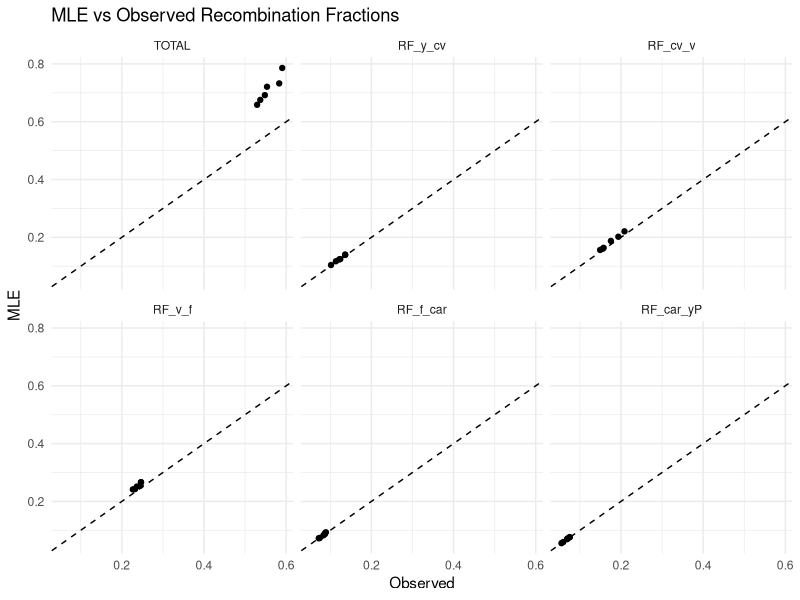
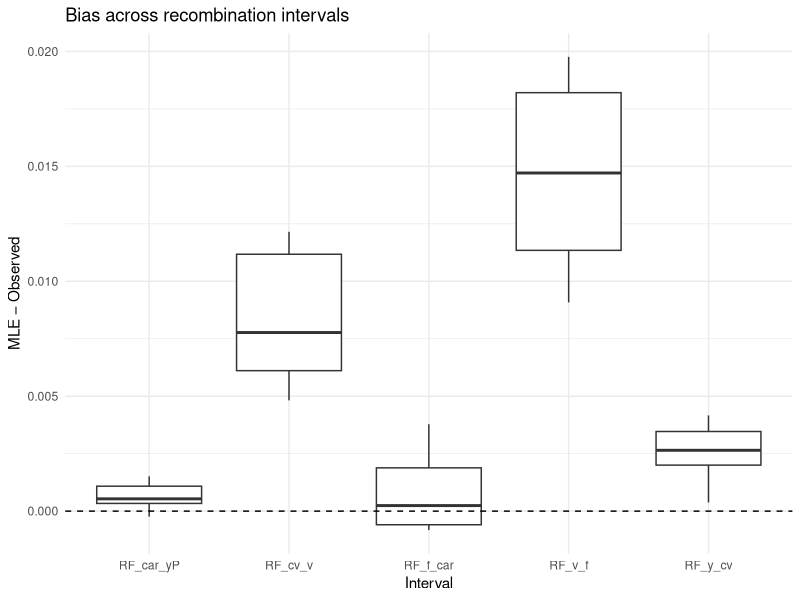

Here is the R script that generated these plots, in order:
# -------------------------------
# Libraries
# -------------------------------
library(readr)
library(dplyr)
library(tidyr)
library(ggplot2)

# -------------------------------
# Set working directory + load data
# -------------------------------
setwd("~/GitHub/Caloric-Density-and-Recombination/Summaries and Outputs/3")

df_cleaned <- read_csv("df_cleaned.csv")
df_RecombinationFrequency <- read_csv("df_RecombinationFrequency.csv")

# -------------------------------
# Scale correction (MLE dataset)
# -------------------------------
df_cleaned <- df_cleaned %>%
  mutate(recombination_fractions = recombination_fractions / 100)

# -------------------------------
# Rename MLE interval columns
# -------------------------------
df_cleaned2 <- df_cleaned %>%
  rename(
    RF_y_cv   = MLE_x5,
    RF_cv_v   = MLE_x4,
    RF_v_f    = MLE_x3,
    RF_f_car  = MLE_x2,
    RF_car_yP = MLE_x1
  )

# -------------------------------
# Long format (intervals)
# -------------------------------
df_cleaned_long <- df_cleaned2 %>%
  pivot_longer(starts_with("RF_"),
               names_to = "interval",
               values_to = "MLE_value")

df_RF_long <- df_RecombinationFrequency %>%
  pivot_longer(starts_with("RF_"),
               names_to = "interval",
               values_to = "Observed_value")

# -------------------------------
# Merge datasets
# -------------------------------
df_merged <- df_cleaned_long %>%
  inner_join(df_RF_long,
             by = c("experiment", "vialID", "Brood", "Diet", "GB", "People", "interval")) %>%
  mutate(genotype_diet = paste0(GB, "_", Diet))

# -------------------------------
# Order intervals
# -------------------------------
df_merged$interval <- factor(
  df_merged$interval,
  levels = c("RF_y_cv", "RF_cv_v", "RF_v_f", "RF_f_car", "RF_car_yP")
)

# -------------------------------
# Interval differences
# -------------------------------
df_intervals <- df_merged %>%
  mutate(diff = MLE_value - Observed_value) %>%
  group_by(genotype_diet, interval) %>%
  summarise(diff = mean(diff, na.rm = TRUE), .groups = "drop")

# -------------------------------
# Total recombination difference
# -------------------------------
df_total <- df_cleaned %>%
  select(experiment, vialID, Brood, Diet, GB, People, recombination_fractions) %>%
  rename(MLE_total = recombination_fractions) %>%
  inner_join(
    df_RecombinationFrequency %>%
      select(experiment, vialID, Brood, Diet, GB, People, recombination_fractions) %>%
      rename(Observed_total = recombination_fractions),
    by = c("experiment", "vialID", "Brood", "Diet", "GB", "People")
  ) %>%
  mutate(total_diff = MLE_total - Observed_total,
         genotype_diet = paste0(GB, "_", Diet)) %>%
  group_by(genotype_diet) %>%
  summarise(total_diff = mean(total_diff, na.rm = TRUE), .groups = "drop")

# -------------------------------
# Table: interval differences
# -------------------------------
table_intervals <- df_intervals %>%
  pivot_wider(names_from = interval, values_from = diff)

# -------------------------------
# Final table
# -------------------------------
final_table <- df_total %>%
  left_join(table_intervals, by = "genotype_diet")

write.csv(final_table,
          "Recombination_comparison_MLE-Kossambi.csv",
          row.names = FALSE)

# -------------------------------
# Plot data (intervals)
# -------------------------------
df_plot <- df_merged %>%
  group_by(genotype_diet, interval) %>%
  summarise(
    MLE = mean(MLE_value, na.rm = TRUE),
    Observed = mean(Observed_value, na.rm = TRUE),
    .groups = "drop"
  )

# -------------------------------
# Total as extra panel
# -------------------------------
df_total_plot <- df_cleaned %>%
  mutate(MLE_total = recombination_fractions) %>%
  inner_join(
    df_RecombinationFrequency %>%
      mutate(Observed_total = recombination_fractions),
    by = c("experiment", "vialID", "Brood", "Diet", "GB", "People")
  ) %>%
  mutate(genotype_diet = paste0(GB, "_", Diet),
         interval = "TOTAL") %>%
  group_by(genotype_diet, interval) %>%
  summarise(
    MLE = mean(MLE_total, na.rm = TRUE),
    Observed = mean(Observed_total, na.rm = TRUE),
    .groups = "drop"
  )

# -------------------------------
# Combine + order
# -------------------------------
df_plot_all <- bind_rows(df_plot, df_total_plot)

df_plot_all$interval <- factor(
  df_plot_all$interval,
  levels = c("TOTAL",
             "RF_y_cv", "RF_cv_v", "RF_v_f", "RF_f_car", "RF_car_yP")
)

# -------------------------------
# Plot
# -------------------------------
p <- ggplot(df_plot_all, aes(x = Observed, y = MLE)) +
  geom_point() +
  geom_abline(slope = 1, intercept = 0, linetype = "dashed") +
  facet_wrap(~ interval) +
  labs(
    title = "MLE vs Observed Recombination Fractions",
    x = "Observed",
    y = "MLE"
  ) +
  theme_minimal()

ggsave(
  filename = "../../Summaries and Outputs/3/recombinationrate_comparison_MLE-Kossambi.png",
  plot = p,
  width = 8,
  height = 6,
  dpi = 300
)

# -------------------------------
# 1. Global bias test
# -------------------------------
t.test(final_table$total_diff, mu = 0)

# -------------------------------
# 2. Genotype × diet effect on total bias
# -------------------------------
final_table %>%
  mutate(
    genotype = sub("_.*", "", genotype_diet),
    diet = sub(".*_", "", genotype_diet)
  ) %>%
  lm(total_diff ~ genotype * diet, data = .) %>%
  anova()

# -------------------------------
# 3. Interval-specific effects (ANOVA)
# -------------------------------
library(tidyr)

rf_long <- final_table %>%
  pivot_longer(
    cols = starts_with("RF_"),
    names_to = "interval",
    values_to = "diff"
  )

lm(diff ~ interval, data = rf_long) %>%
  anova()

# -------------------------------
# 4. Interval bias visualization
# -------------------------------
library(ggplot2)
p2=ggplot(rf_long, aes(x = interval, y = diff)) +
  geom_boxplot() +
  geom_hline(yintercept = 0, linetype = "dashed") +
  theme_minimal() +
  labs(
    title = "Bias across recombination intervals",
    x = "Interval",
    y = "MLE − Observed"
  )

ggsave(
  filename = "../../Summaries and Outputs/3/recombinationrate_interval_comparison_MLE-Kossambi.png",
  plot = p2,
  width = 8,
  height = 6,
  dpi = 300
)
# -------------------------------
# 5. Mixed-effects model (final model)
# -------------------------------
library(lme4)

rf_long <- final_table %>%
  mutate(
    genotype = sub("_.*", "", genotype_diet),
    diet = sub(".*_", "", genotype_diet)
  ) %>%
  pivot_longer(
    cols = starts_with("RF_"),
    names_to = "interval",
    values_to = "diff"
  )

model <- lmer(
  diff ~ interval + genotype + diet + (1 | genotype_diet),
  data = rf_long
)

summary(model)

#The MLE approach systematically overestimates recombination rates,
#but the magnitude of this bias is strongly dependent on genomic interval, with the largest deviation observed in RF_v_f.
#No significant effects of genotype or diet were detected.
